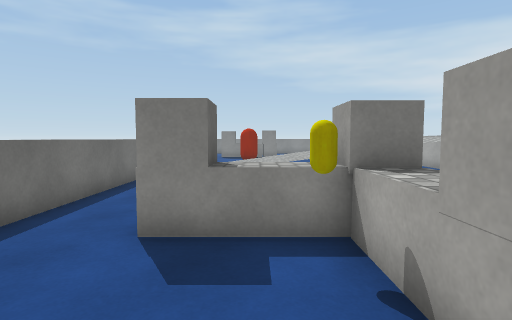
[1] (above)

15 first-person views from a walk through a scene from a Unity 3-D project. The camera is 1.4 m above the floor, tilts 4° down and sees 80° across. The floor is counted in squares, 1 m on a side. Each view is taken from the middle of a square. On the plan, view 1 faces up. The plan holds only what a view shows up to about 14 squares ahead; the rest is blank. The player character is not drawn. Surface patterns are stand-ins for the level's own textures.

[2]
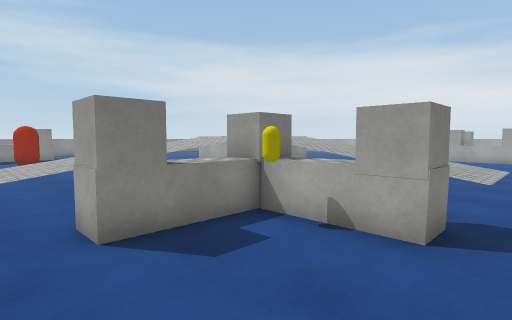

[3]
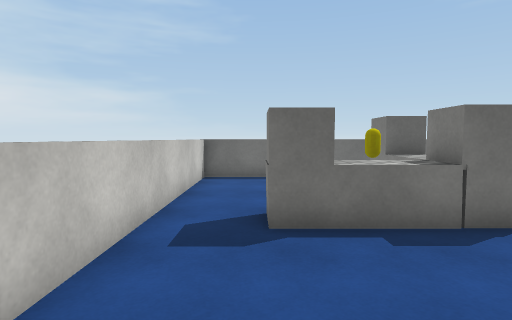

[4]
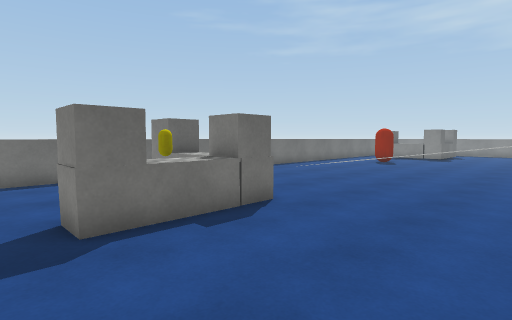

[5]
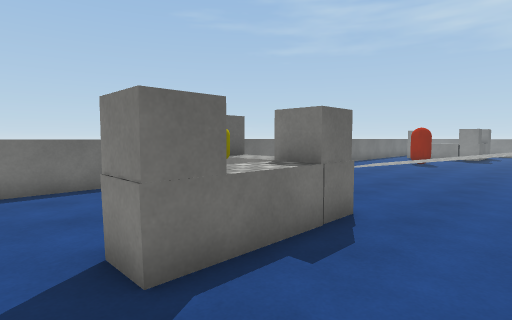

[6]
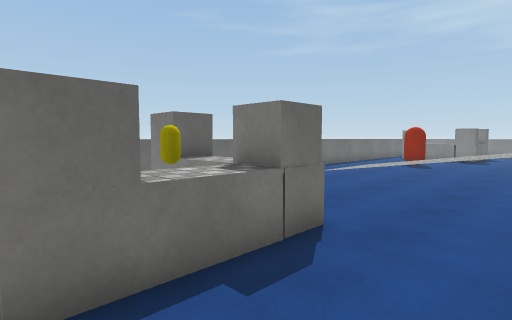

[7]
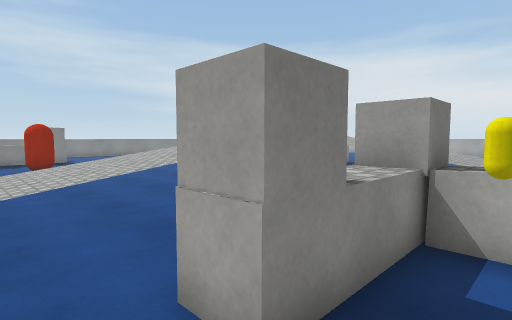

[8]
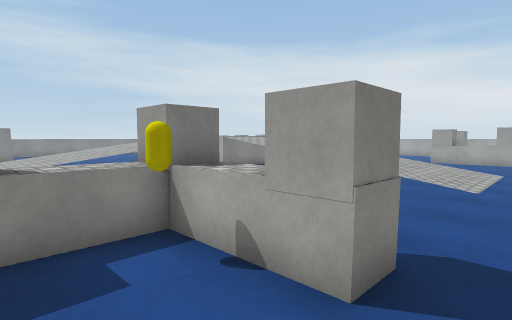

[9]
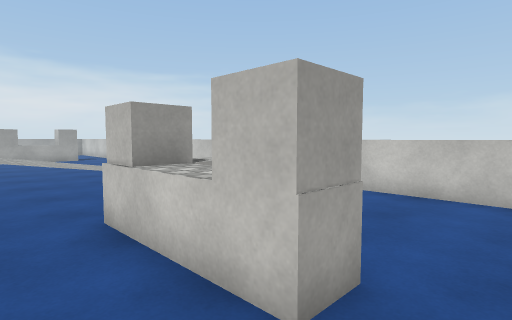

[10]
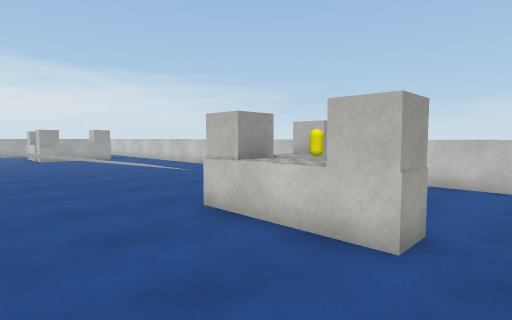

[11]
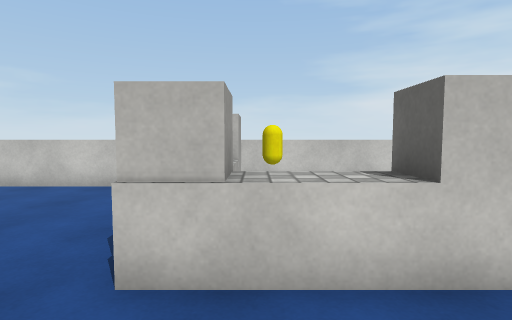

[12]
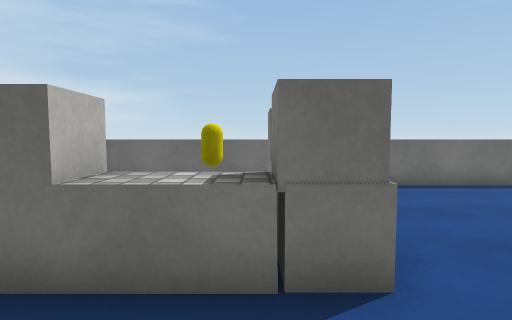

[13]
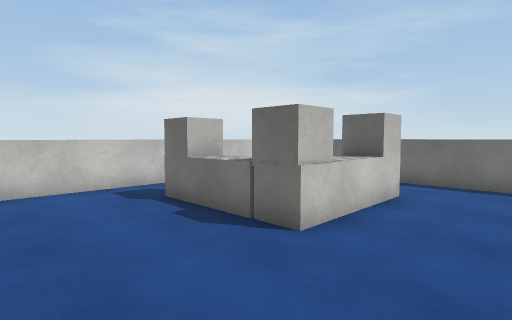

[14]
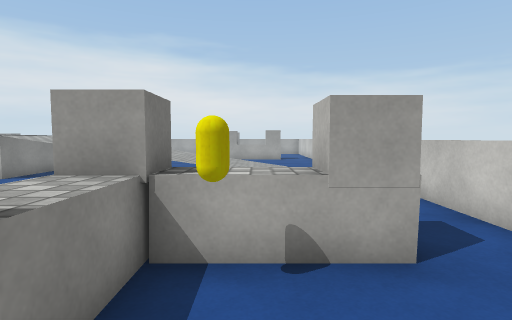

[15]
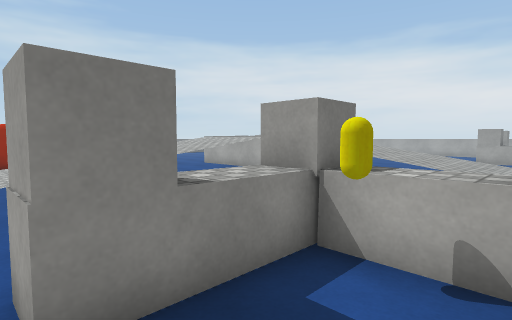

### Floor plan
Key: @ floor where view 1 was taken; # wall or solid block; . main floor; : floor 1.5 m higher than the main floor; / step, stairs or slope; = window, fence, low wall or low ledge; B barrier; C yellow capsule; A capsule.
Columns run from 4 left of view 1 to 14 right of it. Each row starts with its distance up from view 1.
 18    AA ..
 17    ......
 16   .//////
 15   .//////
 14   .////////
 13   ./////////:
 12 = ./////////:::
 11 =.......... .//
 10 =..........  /
  9 =..........  /
  8 =............/ //
  7 =............/////.
  6 =............/////.
  5 =.BBBBB....../////.
  4 =..BBBB....../////.
  3 =....CB....../////
  2 =....BB............
  1 =.....B............
  0 =...@........
 -1 #=============

Where each view was taken, in squares from view 1:
view 1: 0 up, 0 right, facing up
view 2: 0 up, 3 left, facing up-right
view 3: 1 up, 7 right, facing left
view 4: 0 up, 7 right, facing up-left
view 5: 0 up, 5 right, facing up-left
view 6: 1 up, 5 right, facing up-left
view 7: 3 up, 3 left, facing up-right
view 8: 0 up, 1 left, facing up-right
view 9: 7 up, 3 left, facing down-right
view 10: 9 up, 3 left, facing down-right
view 11: 8 up, 1 right, facing down
view 12: 4 up, 5 right, facing left
view 13: 8 up, 6 right, facing down-left
view 14: 3 up, 2 left, facing right
view 15: 2 up, 2 left, facing up-right
